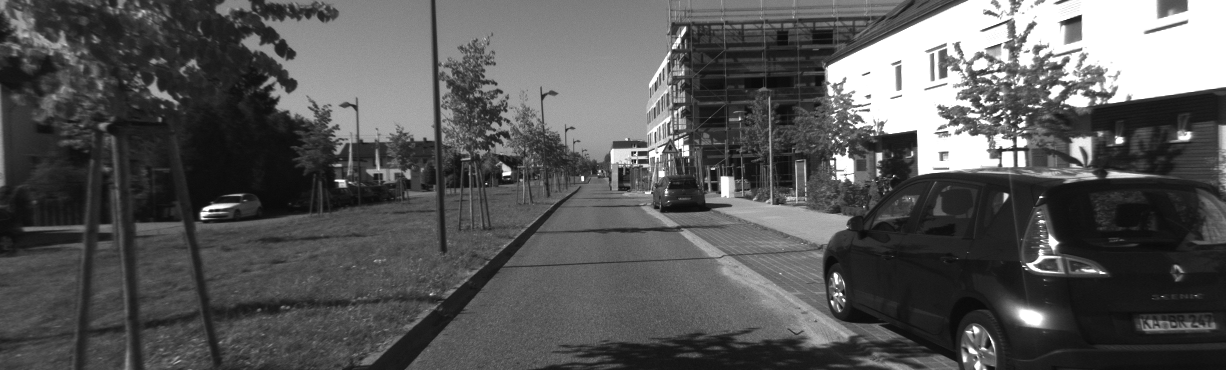
#> input picture ProjectStructure/AdvancedComputerVisionExercises/data/KITTI_sequence_1/image_l/000007.png, 1226 x 370 px, found by its file name
$ python Output_disparity.py
#> lines starting #> are read from the running program, lines starting #| are printed output that depends on the picture
import numpy as np
import cv2
import matplotlib.pyplot as plt
import matplotlib.colors as mcolors

# Load stereo images
left_image = cv2.imread('C:\\Users\\gianp\\PycharmProjects\\VSLAM-for-autonomous-driving\\ProjectStructure\\AdvancedComputerVisionExercises\\data\\KITTI_sequence_1\\image_l\\000007.png', cv2.IMREAD_GRAYSCALE)
#> left_image is the input picture: shape (370, 1226); min 9, max 255, mean 87
right_image = cv2.imread('C:\\Users\\gianp\\PycharmProjects\\VSLAM-for-autonomous-driving\\ProjectStructure\\AdvancedComputerVisionExercises\\data\\KITTI_sequence_1\\image_r\\000007.png', cv2.IMREAD_GRAYSCALE)
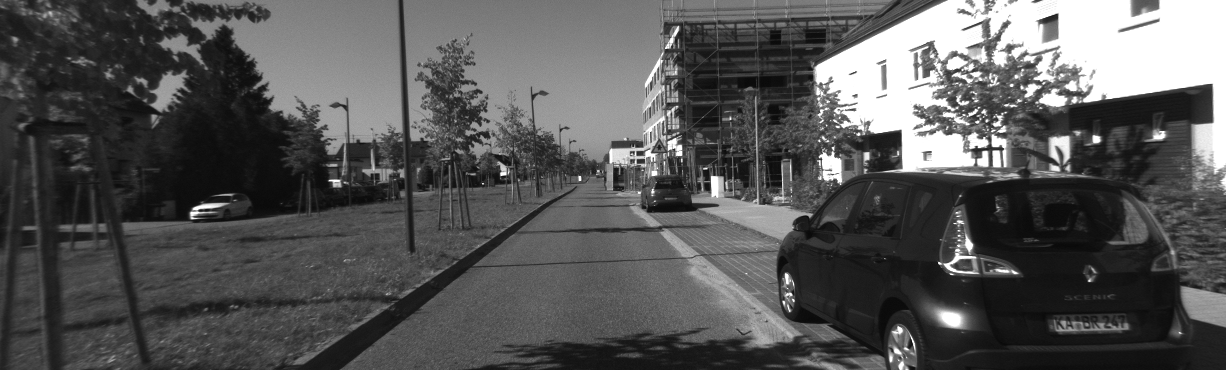
#> input picture ProjectStructure/AdvancedComputerVisionExercises/data/KITTI_sequence_1/image_r/000007.png, 1226 x 370 px, found by its file name
#> right_image is the input picture: shape (370, 1226); min 9, max 255, mean 86.1

#plt.imshow(left_image, cmap='jet')
block = 11
P1 = block * block * 8
P2 = block * block * 32
# Initialize StereoSGBM object for disparity computation
stereo = cv2.StereoSGBM_create(
    minDisparity=0,
    numDisparities=128,
    blockSize=block,
    P1=P1,
    P2=P2,
    disp12MaxDiff=1,
    uniquenessRatio=10,
    speckleWindowSize=100,
    speckleRange=32
)


# Compute disparity map
disparity_map = stereo.compute(left_image, right_image)
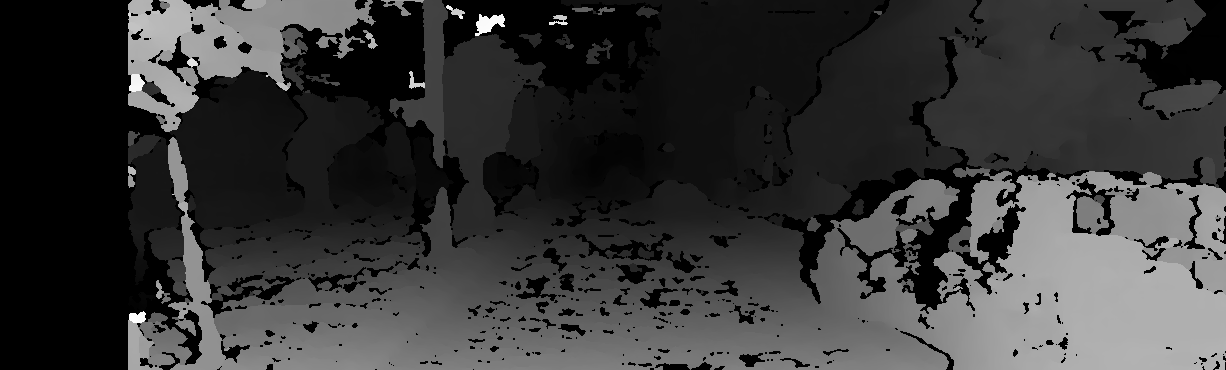
#> disparity_map: shape (370, 1226) int16; min -16, max 2032, mean 435; drawn with min black and max white

# Display the original left and right images
plt.figure(figsize=(10, 5))
plt.subplot(121)
plt.imshow(left_image, cmap='gray')
plt.title('Left Image')
plt.subplot(122)
plt.imshow(right_image, cmap='gray')
plt.title('Right Image')
plt.tight_layout()
plt.show()
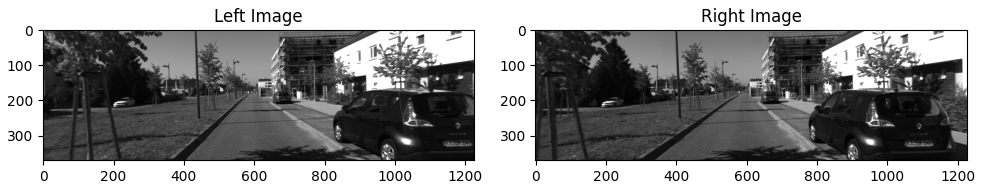
#> figure drawn by matplotlib, 2 panels

# Display the grayscale disparity map
fig, ax = plt.subplots(figsize=(10, 5))
im = ax.imshow(disparity_map, cmap='gray')
ax.set_title('Disparity Map (Grayscale)')

# Create a grayscale color map
cmap_gray = mcolors.ListedColormap(['black', 'white'])
norm_gray = mcolors.Normalize(vmin=disparity_map.min(), vmax=disparity_map.max())

# Add the horizontal grayscale color bar
cbar_gray = plt.colorbar(im, ax=ax, cmap=cmap_gray, norm=norm_gray, orientation='horizontal')
cbar_gray.set_label('Disparity')

# Display the colored disparity map with a color map
fig_colored, ax_colored = plt.subplots(figsize=(10, 5))
im_colored = ax_colored.imshow(disparity_map, cmap='jet')
ax_colored.set_title('Disparity Map (Colored)')

# Add the horizontal color bar
cbar_colored = plt.colorbar(im_colored, ax=ax_colored, orientation='horizontal')
cbar_colored.set_label('Disparity (Color)')

plt.show()
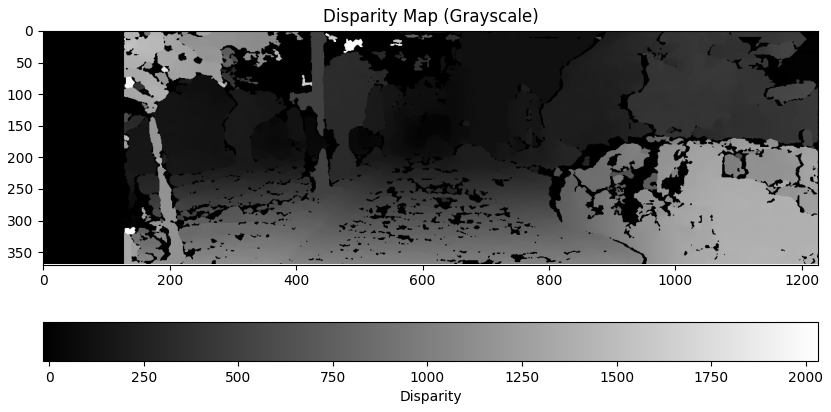
#> figure drawn by matplotlib, 2 panels
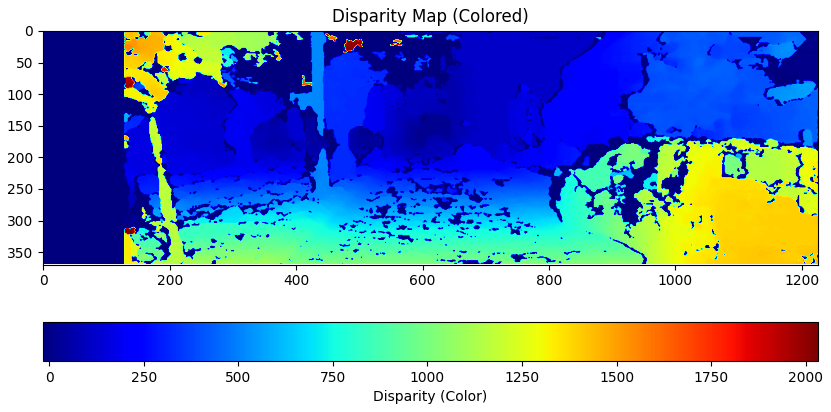
#> figure drawn by matplotlib, 2 panels
